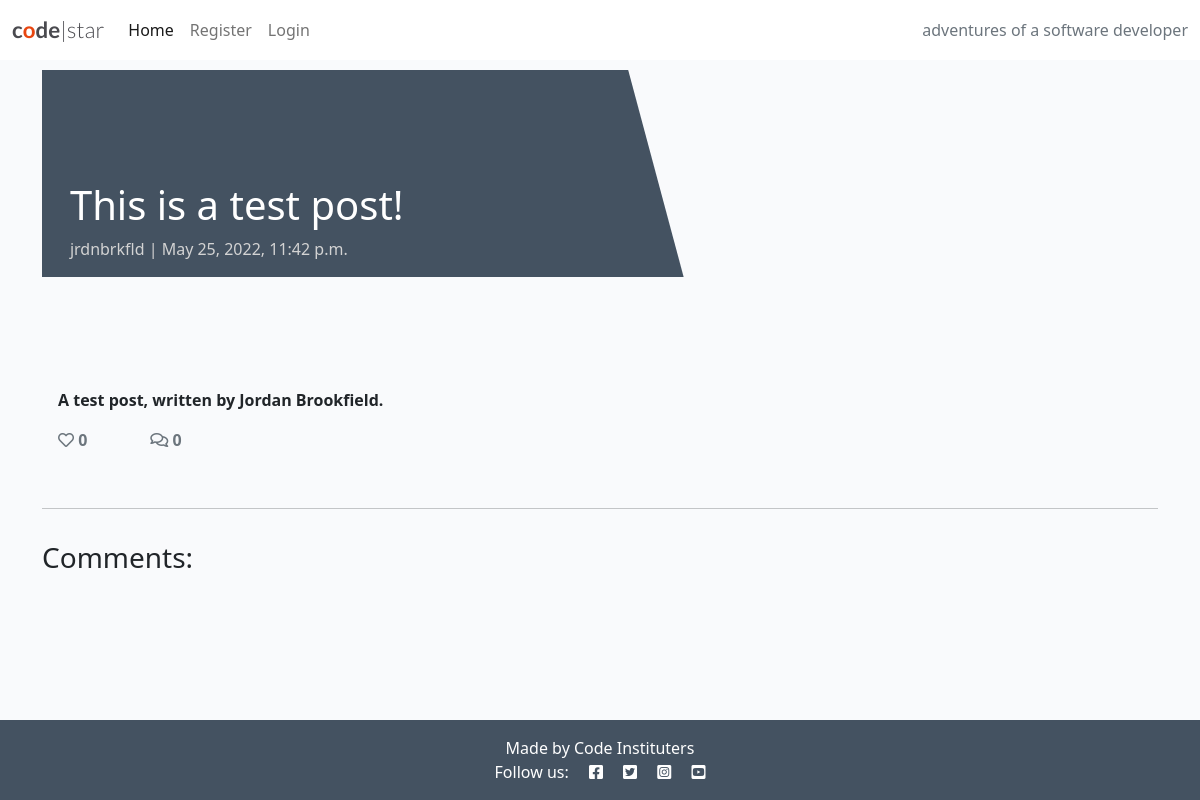
Before: /this-is-a-test-post/ with the older database file.
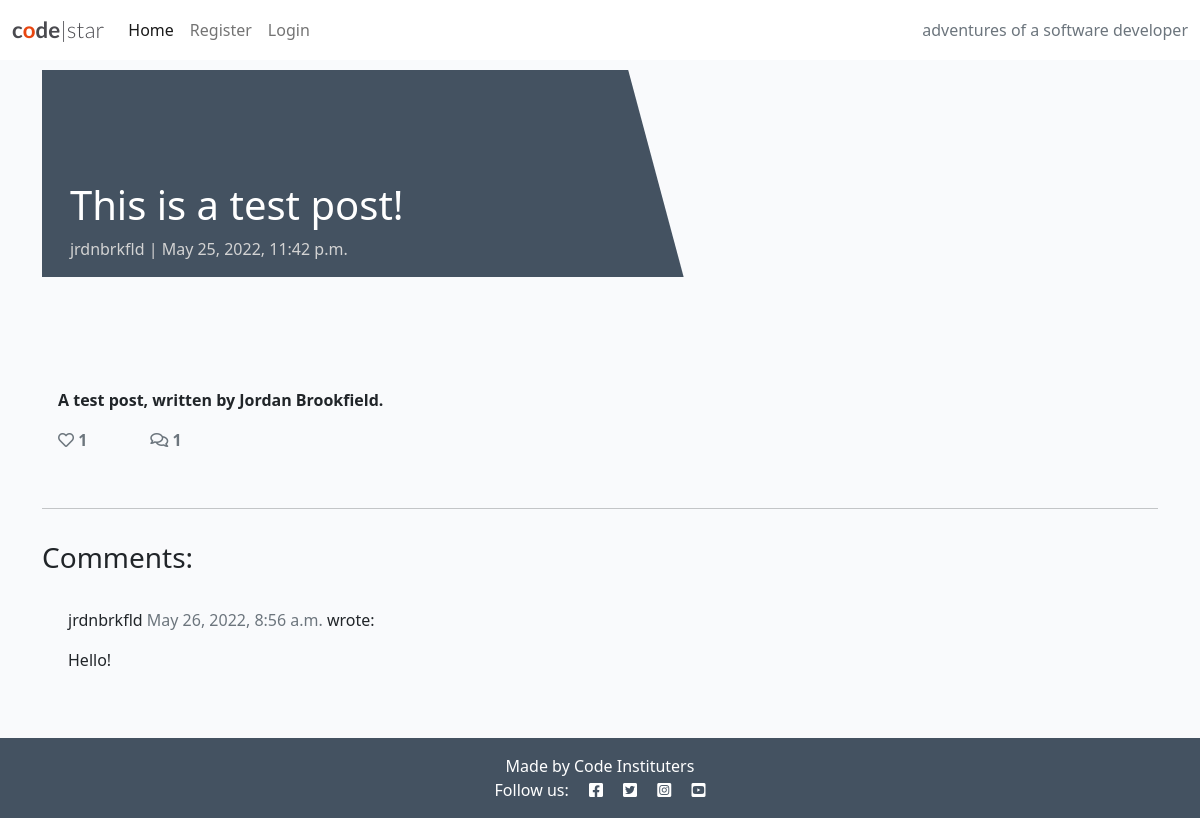
After: the same page with the newer database file.
### blog/models.py (models this page shows, shortened)
class Post(models.Model):
    title = models.CharField(max_length=200, unique=True)
    slug = models.SlugField(max_length=200, unique=True)
    author = models.ForeignKey(
        User, on_delete=models.CASCADE, related_name="blog_posts"
    )
    featured_image = CloudinaryField('image', default='placeholder')
    excerpt = models.TextField(blank=True)
    updated_on = models.DateTimeField(auto_now=True)
    content = models.TextField()
    created_on = models.DateTimeField(auto_now_add=True)
    status = models.IntegerField(choices=STATUS, default=0)
    likes = models.ManyToManyField(
        User, related_name='blogpost_like', blank=True)
    class Meta:
        ordering = ["-created_on"]
    def number_of_likes(self):
        return self.likes.count()

class Comment(models.Model):
    post = models.ForeignKey(Post, on_delete=models.CASCADE,
                             related_name="comments")
    name = models.CharField(max_length=80)
    email = models.EmailField()
    body = models.TextField()
    created_on = models.DateTimeField(auto_now_add=True)
    approved = models.BooleanField(default=False)
    class Meta:
        ordering = ["created_on"]

### blog/views.py (the view, shortened to what this page needs)
# urls.py: path('<slug:slug>/', views.PostDetail.as_view(), name='post_detail'),
class PostDetail(View):
    def get(self, request, slug, *args, **kwargs):
        queryset = Post.objects.filter(status=1)
        post = get_object_or_404(queryset, slug=slug)
        comments = post.comments.filter(approved=True).order_by("-created_on")
        liked = False
        if post.likes.filter(id=self.request.user.id).exists():
            liked = True
        return render(
            request,
            "post_detail.html",
            {
                "post": post,
                "comments": comments,
                "commented": False,
                "liked": liked,
                "comment_form": CommentForm()
            },
        )

### templates/post_detail.html (shortened to what this page needs)
{% extends 'base.html' %} {% block content %}
{% load crispy_forms_tags %}
<div class="masthead">
    <div class="container">
        <div class="row g-0">
            <div class="col-md-6 masthead-text">
                <h1 class="post-title">{{ post.title }}</h1>
                <p class="post-subtitle">{{ post.author }} | {{ post.created_on }}</p>
            </div>
            <div class="d-none d-md-block col-md-6 masthead-image">
            </div>
        </div>
    </div>
</div>
<div class="container">
    <div class="row">
        <div class="col card mb-4  mt-3 left  top">
            <div class="card-body">
                <p class="card-text ">
                    {{ post.content | safe }}
                </p>
                <div class="row">
                    <div class="col-1">
                        <strong>
                            {% if user.is_authenticated %}
                            <form  class="d-inline" action="{% url 'post_like' post.slug %}" method="POST">
                                {% csrf_token %}
                                {% if liked %}
                                <button type="submit" name="blogpost_id" value="{{post.slug}}" class="btn-like"><i
                                        class="fas fa-heart"></i></button>
                                {% else %}
                                <button type="submit" name="blogpost_id" value="{{post.slug}}" class="btn-like"><i
                                        class="far fa-heart"></i></button>
                                {% endif %}
                            </form>
                            {% else %}
                            <span class="text-secondary"><i class="far fa-heart"></i></span>
                            {% endif %}
                            <span class="text-secondary">{{ post.number_of_likes }}</span>
                        </strong>
                    </div>
                    <div class="col-1">
                        {% with comments.count as total_comments %}
                        <strong class="text-secondary"><i class="far fa-comments"></i>
                            {{ total_comments }}</strong>
                        {% endwith %}
                    </div>
                </div>
            </div>
        </div>
    </div>
    <div class="row">
        <div class="col">
            <hr>
        </div>
    </div>
    <div class="row">
        <div class="col-md-8 card mb-4  mt-3 ">
            <h3>Comments:</h3>
            <div class="card-body">
                {% for comment in comments %}
                <div class="comments" style="padding: 10px;">
                    <p class="font-weight-bold">
                        {{ comment.name }}
                        <span class=" text-muted font-weight-normal">
                            {{ comment.created_on }}
                        </span> wrote:
                    </p>
                    {{ comment.body | linebreaks }}
                </div>
                {% endfor %}
            </div>
        </div>
        <div class="col-md-4 card mb-4  mt-3 ">
            <div class="card-body">
            </div>
        </div>
    </div>
</div>
{% endblock content %}

Changed rows visible on the page:
computed for Post "This is a test post!": number_of_likes "0" → "1"
added Comment: name "jrdnbrkfld", created_on "May 26, 2022, 8:56 a.m.", body "Hello!"
Other visible differences:
{{ total_comments }}: "0" → "1"
